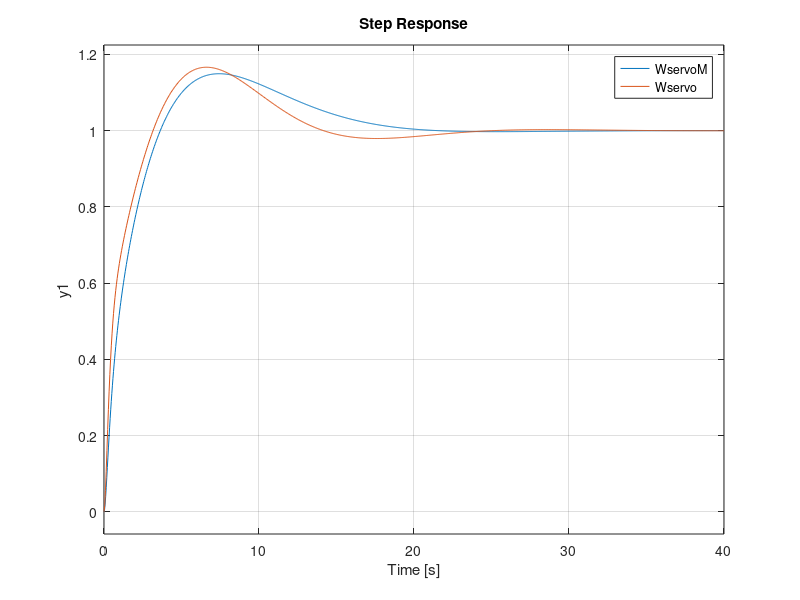
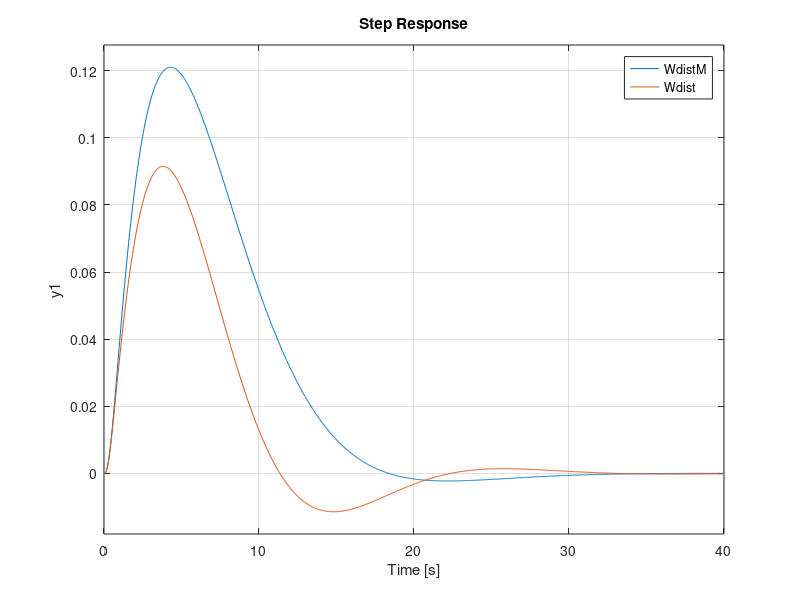

Recreate these plots in MATLAB, in order.
% Пошук оптимального значення PID регулятора
clear all
% Перевірка середовища виконання
if exist('OCTAVE_VERSION', 'builtin') ~= 0,
  disp('Running in Octave');
  pkg load control;
else
  disp('Running in Matlab');
end;

% Характеристики двигуна постійного струму
J = 0.01; % Момент інерції
b = 0.1;  % Момент тертя
K = 0.01; % Електрична постійна
R = 1;    % Опір якоря
L = 0.5;  % Індуктивність якоря

% Передатна функція двигуна ПС
s=tf('s')
DC_motor = K/(s*((J*s+b)*(L*s+R)+K^2))


% Передатна функція PID регулятора
TF_pid=@(Kpid) pid(Kpid(1),Kpid(2),Kpid(3));

% Передатні функція сервоприводу
TF_servo=@(Kpid) feedback(DC_motor*TF_pid(Kpid),1);
TF_error=@(Kpid) feedback(1,DC_motor*TF_pid(Kpid));
TF_disturbance=@(Kpid) feedback(DC_motor,TF_pid(Kpid));

% Значення налаштувань PID регулятора
KP=6
KI=1
KD=5

% Функція оптимізації
qscore=@(Kpid) norm(TF_error(Kpid));

% Пошук оптимального рішення
options = optimset('TolX',1e-6,'Display','iter','TolFun',1e-6);
Opt_pid=fminsearch(qscore,[KP,KI,KD],options)

% Передатна функція сервоприводу з ручними налаштуваннями
WservoM=TF_servo([KP,KI,KD])
WdistM=TF_disturbance([KP,KI,KD])
% Передатна функція сервоприводу з оптимізованими налаштуваннями
Wservo=TF_servo(Opt_pid)
Wdist=TF_disturbance(Opt_pid)
% Порівняння перехідних процесів
figure(1)
step(WservoM,Wservo);
figure(2)
step(WdistM,Wdist);


% Порівняння показників якості
fprintf("Ручні налаштування :[ ");
fprintf("%g ",[KP,KI,KD]);
fprintf("]; ");
fprintf("Q = %f\n",qscore([KP,KI,KD]));

fprintf("Оптимізовані налаштування :[ ");
fprintf("%g ",Opt_pid);
fprintf("]; ");
fprintf("Q = %f\n",qscore(Opt_pid));
